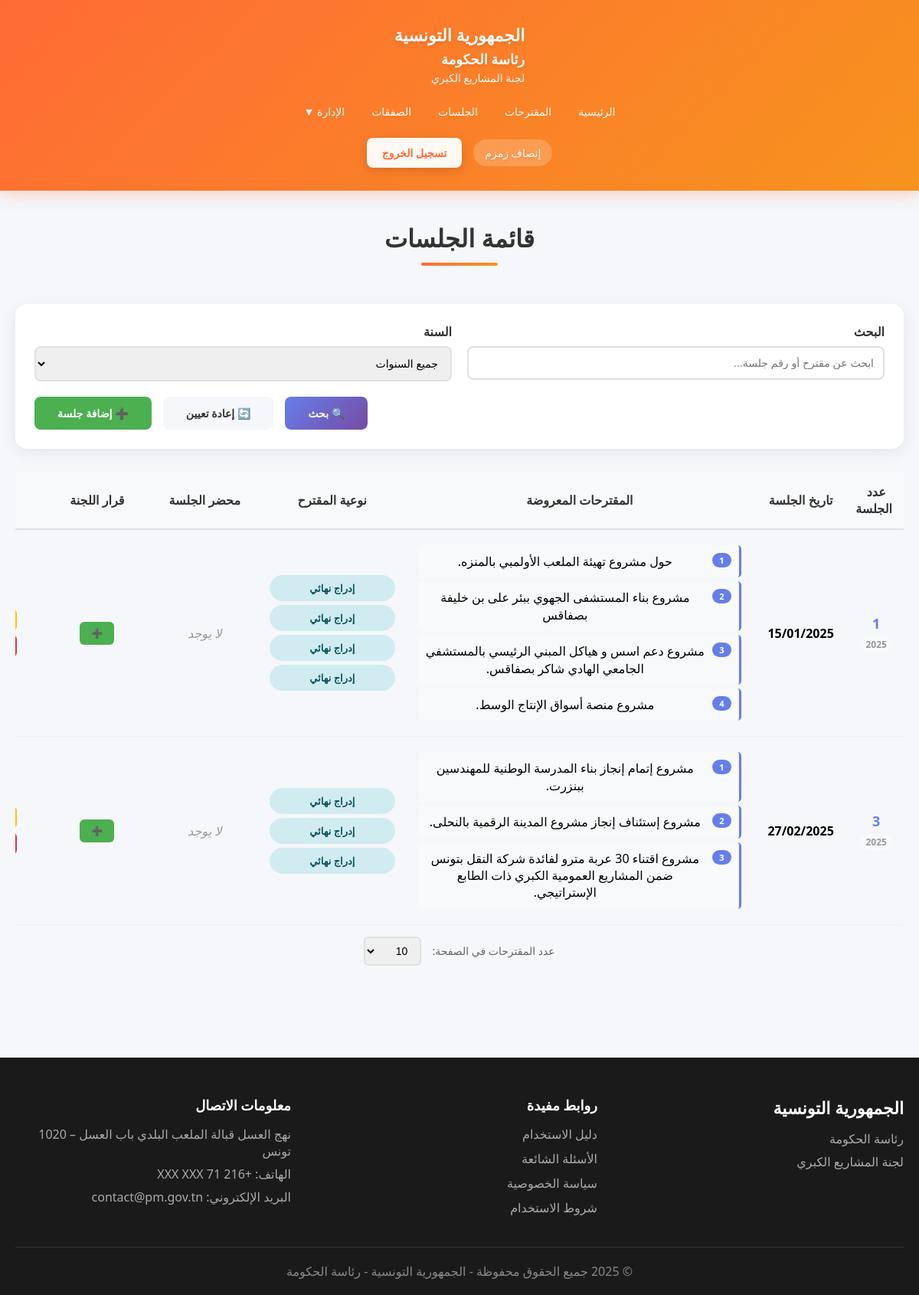
/Views/commissions.php (signed in), run on the app's committed database.
### tables this page shows
CREATE TABLE `commission` (
  `idCom` int(11) NOT NULL,
  `numCommission` int(10) NOT NULL,
  `dateCommission` date NOT NULL
);

CREATE TABLE `projetcommission` (
  `idPc` int(11) NOT NULL,
  `idPro` int(11) NOT NULL,
  `idCom` int(11) NOT NULL,
  `naturePc` int(1) NOT NULL
);

CREATE TABLE `projet` (
  `idPro` int(11) NOT NULL,
  `idMinistere` int(11) NOT NULL,
  `idEtab` int(11) NOT NULL,
  `sujet` varchar(400) NOT NULL,
  `dateArrive` date NOT NULL,
  `procedurePro` varchar(30) NOT NULL,
  `cout` float NOT NULL,
  `id_Gov` int(11) NOT NULL,
  `proposition` varchar(400) NOT NULL,
  `idUser` int(11) NOT NULL,
  `etat` int(11) NOT NULL,
  `dateCreation` datetime NOT NULL
);

### Config/Permissions.php (called while the page is built, shortened)
<?php
class Permissions {
    public static function canCreateProjet() {
        $type = $_SESSION['user_type'] ?? 4;
        return in_array($type, [self::SUPER_ADMIN, self::ADMIN, self::RAPPORTEUR]);
    }
    public static function canEditProjet($projetUserId) {
        $type = $_SESSION['user_type'] ?? 4;
        $userId = $_SESSION['user_id'] ?? 0;
        if (in_array($type, [self::ADMIN, self::RAPPORTEUR])) {
            return $projetUserId == $userId;
        }
        return false;
    }
}
?>

### Views/commissions.php (the view, shortened to what this page needs)
<?php
    require_once '../Config/Permissions.php';
    $database = new Database();
    $db = $database->getConnection();
    $filterSearch = isset($_GET['search']) ? Security::sanitizeInput($_GET['search']) : '';
    if (isset($_GET['items_per_page']) && $_GET['items_per_page'] === 'all') {
        $itemsPerPage = 999999;
        $showAll = true;
    } else {
        $itemsPerPage = isset($_GET['items_per_page']) ? min(100, max(10, intval($_GET['items_per_page']))) : 10;
    }
    $currentPage = isset($_GET['page']) ? max(1, intval($_GET['page'])) : 1;
    $offset = ($currentPage - 1) * $itemsPerPage;
    $sqlCommissions = "SELECT c.idCom, c.numCommission, c.dateCommission
                    FROM commission c
                    WHERE 1=1 ";
    $sqlCommissions .= " ORDER BY c.dateCommission ASC, c.numCommission ASC
                        LIMIT :limit OFFSET :offset";
    $stmtCommissions = $db->prepare($sqlCommissions);
    $stmtCommissions->bindParam(':limit', $itemsPerPage, PDO::PARAM_INT);
    $stmtCommissions->bindParam(':offset', $offset, PDO::PARAM_INT);
    $stmtCommissions->execute();
    $commissions = $stmtCommissions->fetchAll(PDO::FETCH_ASSOC);
    foreach ($commissions as &$commission) {
        $sqlProjets = "SELECT p.idPro, p.sujet, pc.naturePc,
                        CASE pc.naturePc
                            WHEN 20 THEN 'إدراج وقتي'
                            WHEN 21 THEN 'إدراج نهائي'
                            WHEN 22 THEN 'إسناد وقتي'
                            WHEN 23 THEN 'إسناد نهائي'
                            ELSE 'غير محدد'
                        END as natureLibelle
                    FROM projetcommission pc
                    JOIN projet p ON pc.idPro = p.idPro
                    WHERE pc.idCom = :idCom
                    ORDER BY p.sujet";
        $stmtProjets = $db->prepare($sqlProjets);
        $stmtProjets->bindParam(':idCom', $commission['idCom']);
        $stmtProjets->execute();
        $commission['projets_list'] = $stmtProjets->fetchAll(PDO::FETCH_ASSOC);
        $sqlMahdar = "SELECT idDoc, libDoc, cheminAcces FROM document
                    WHERE type = 25 AND idExterne = :idCom LIMIT 1";
        $stmtMahdar = $db->prepare($sqlMahdar);
        $stmtMahdar->bindParam(':idCom', $commission['idCom']);
        $stmtMahdar->execute();
        $mahdar = $stmtMahdar->fetch(PDO::FETCH_ASSOC);
        $commission['mahdarPath'] = $mahdar ? $mahdar['cheminAcces'] : null;
        $commission['mahdarLibelle'] = $mahdar ? $mahdar['libDoc'] : null;
        $commission['mahdarId'] = $mahdar ? $mahdar['idDoc'] : null;
        $sqlQarar = "SELECT idDoc, libDoc, cheminAcces FROM document
                    WHERE type = 26 AND idExterne = :idCom LIMIT 1";
        $stmtQarar = $db->prepare($sqlQarar);
        $stmtQarar->bindParam(':idCom', $commission['idCom']);
        $stmtQarar->execute();
        $qarar = $stmtQarar->fetch(PDO::FETCH_ASSOC);
        $commission['qararPath'] = $qarar ? $qarar['cheminAcces'] : null;
        $commission['qararLibelle'] = $qarar ? $qarar['libDoc'] : null;
        $commission['qararId'] = $qarar ? $qarar['idDoc'] : null;
    }
?>
<!DOCTYPE html>
<html lang="ar" dir="rtl">
<head>
    <link rel="stylesheet" href="../assets/css/style.css">
</head>
<body>
    <?php include 'includes/header.php'; ?>
    <section class="content-section" style="padding: 40px 0;">
        <div class="container">
            <h2 class="section-title">قائمة الجلسات</h2>
            <div class="filters-section">
                <form method="GET">
                    <div class="filters-grid">
                        <div class="filter-group">
                            <label>البحث</label>
                            <input type="text" name="search" placeholder="ابحث عن مقترح أو رقم جلسة..." value="<?php echo htmlspecialchars($filterSearch); ?>">
                        </div>
                        <div class="filter-group">
                            <label>السنة</label>
                            <select name="year">
                                <option value="">جميع السنوات</option>
                            </select>
                        </div>
                    </div>
                    <div class="filter-actions">
                        <button type="submit" class="btn btn-primary">🔍 بحث</button>
                        <a href="commissions.php" class="btn btn-secondary">🔄 إعادة تعيين</a>
                        <?php if (Permissions::canCreateProjet()): ?>
                            <button type="button" class="btn btn-success" id="btnOpenModal">➕ إضافة جلسة
                            </button>
                        <?php endif; ?>
                    </div>
                </form>
            </div>
<div class="projects-table">
    <?php if (count($commissions) > 0): ?>
        <div style="overflow-x: auto;">
            <table style="min-width: 100%; width: max-content;">
                <thead>
                    <tr>
                        <th>عدد الجلسة</th>
                        <th>تاريخ الجلسة</th>
                        <th>المقترحات المعروضة</th>
                        <th>نوعية المقترح</th>
                        <th>محضر الجلسة</th>
                        <th>قرار اللجنة</th>
                        <th>الإجراءات</th>
                    </tr>
                </thead>
                <tbody>
                    <?php foreach ($commissions as $row): ?>
                           <tr>
                            <td style="font-weight: bold; font-size: 16px; text-align: center;">
                                <div style="display: flex; flex-direction: column; align-items: center; gap: 5px;">
                                    <span style="font-size: 18px; color: #667eea;">
                                        <?php echo htmlspecialchars($row['numCommission']); ?>
                                    </span>
                                    <span style="font-size: 12px; color: #999; background: #f8f9fa; padding: 2px 8px; border-radius: 10px;">
                                        <?php echo date('Y', strtotime($row['dateCommission'])); ?>
                                    </span>
                                </div>
                            </td>
                            <td style="text-align: center;">
                                <div style="white-space: nowrap; font-size: 16px;font-weight: bold;">
                                   <?php echo date('d/m/Y', strtotime($row['dateCommission'])); ?>
                                </div>
                            </td>
                            <td>
                                <?php if (!empty($row['projets_list'])): ?>
                                    <div style="max-height: 300px; overflow-y: auto;">
                                        <?php foreach ($row['projets_list'] as $index => $p): ?>
                                            <div style="padding: 10px; margin: 5px 0; background: #f8f9fa; border-right: 3px solid #667eea; border-radius: 5px;">
                                                <div style="display: flex; align-items: start; gap: 10px;">
                                                    <span style="background: #667eea; color: white; padding: 2px 8px; border-radius: 12px; font-size: 11px; font-weight: bold; min-width: 25px; text-align: center;">
                                                        <?php echo $index + 1; ?>
                                                    </span>
                                                    <span style="flex: 1; line-height: 1.4;">
                                                        <?php echo htmlspecialchars($p['sujet']); ?>
                                                    </span>
                                                </div>
                                            </div>
                                        <?php endforeach; ?>
                                    </div>
                                <?php else: ?>
                                    <span style="color: #999; font-style: italic;">لا يوجد</span>
                                <?php endif; ?>
                            </td>
                            <td>
                                <?php if (!empty($row['projets_list'])): ?>
                                    <div style="max-height: 300px; overflow-y: auto;">
                                        <?php foreach ($row['projets_list'] as $p):
                                            $badgeClass = '';
                                            $natureText = $p['natureLibelle'];
                                            if (strpos($natureText, 'إدراج') !== false) {
                                                $badgeClass = 'badge-processing';
                                            } else if (strpos($natureText, 'إسناد') !== false) {
                                                $badgeClass = 'badge-approved';
                                            }
                                        ?>
                                            <div style="margin: 5px 0;">
                                                <span class="badge <?php echo $badgeClass; ?>" style="display: block; text-align: center; padding: 8px; font-size: 13px;">
                                                    <?php echo htmlspecialchars($natureText); ?>
                                                </span>
                                            </div>
                                        <?php endforeach; ?>
                                    </div>
                                <?php else: ?>
                                    <span style="color: #999; font-style: italic;">لا يوجد</span>
                                <?php endif; ?>
                            </td>
                            <td style="text-align: center;">
    <?php if (!empty($row['mahdarPath'])): ?>
        <a href="<?php echo htmlspecialchars($row['mahdarPath']); ?>"
           target="_blank"
           class="btn-action btn-view"
           title="<?php echo htmlspecialchars($row['mahdarLibelle'] ?? 'محضر الجلسة'); ?>"
           style="display: inline-flex; align-items: center; gap: 5px; padding: 8px 15px;">
            📄 عرض
        </a>
    <?php else: ?>
        <span style="color: #999; font-style: italic;">لا يوجد</span>
    <?php endif; ?>
</td>
<td style="text-align: center;">
    <?php if (!empty($row['qararPath'])): ?>
        <a href="<?php echo htmlspecialchars($row['qararPath']); ?>"
           target="_blank"
           class="btn-action btn-view"
           title="<?php echo htmlspecialchars($row['qararLibelle'] ?? 'قرار اللجنة'); ?>"
           style="display: inline-flex; align-items: center; gap: 5px; padding: 8px 15px;">
            📋 عرض
        </a>
    <?php else: ?>
        <?php if (Permissions::canEditProjet($_SESSION['user_id'])): ?>
            <button type="button"
                    class="btn-action btn-success"
                    onclick="openQararModal(<?php echo $row['idCom']; ?>)"
                    style="display: inline-flex; align-items: center; gap: 5px; padding: 8px 15px; border: none; cursor: pointer;">
                ➕
            </button>
        <?php else: ?>
            <span style="color: #999; font-style: italic;">لا يوجد</span>
        <?php endif; ?>
    <?php endif; ?>
</td>
                            <td style="text-align: center;">
                                <div style="display: flex; flex-direction: column; gap: 5px; align-items: center;">
                                    <?php if (Permissions::canEditProjet($_SESSION['user_id'])): ?>
                                        <a href="javascript:void(0)"
                                           onclick="openEditCommissionModal(<?php echo $commission['idCom']; ?>)"
                                           class="btn-action btn-edit"
                                           style="width: 100%; max-width: 100px;">
                                        </a>
                                        <a href="javascript:void(0)"
                                           onclick="confirmDeleteCommission(<?php echo $commission['idCom']; ?>)"
                                           class="btn-action btn-delete"
                                           style="width: 100%; max-width: 100px;">
                                        </a>
                                    <?php else: ?>
                                        <span style="color: #999; font-style: italic;">-</span>
                                    <?php endif; ?>
                                </div>
                            </td>
                        </tr>
                    <?php endforeach; ?>
                </tbody>
            </table>
        </div>
    <?php endif; ?>
</div>
            <div class="items-per-page" style="margin-top: 15px; text-align: center;">
                <label style="color: #666; font-size: 14px; margin-left: 10px;">عدد المقترحات في الصفحة:</label>
                <select id="itemsPerPageSelect" style="padding: 8px 12px; border: 2px solid #e0e0e0; border-radius: 6px; font-size: 14px;">
                    <option value="10" selected>10</option>
                </select>
            </div>
        </div>
    </section>
    <?php include 'includes/footer.php'; ?>
</body>
</html>

### data on the page
commission: numCommission "1", dateCommission "2025", dateCommission "15/01/2025"
projetcommission: idPro.sujet "حول مشروع تهيئة الملعب الأولمبي بالمنزه.", natureText "إدراج نهائي"
projetcommission: idPro.sujet "مشروع بناء المستشفى الجهوي ببئر على بن خليفة بصفاقس", natureText "إدراج نهائي"
projetcommission: idPro.sujet "مشروع دعم اسس و هياكل المبني الرئيسي بالمستشفي الجامعي الهادي شاكر بصفاقس.", natureText "إدراج نهائي"
projetcommission: idPro.sujet "مشروع منصة أسواق الإنتاج الوسط.", natureText "إدراج نهائي"
commission: numCommission "3", dateCommission "2025", dateCommission "27/02/2025"
projetcommission: idPro.sujet "مشروع إتمام إنجاز بناء المدرسة الوطنية للمهندسين ببنزرت.", natureText "إدراج نهائي"
projetcommission: idPro.sujet "مشروع إستئناف إنجاز مشروع المدينة الرقمية بالنحلى.", natureText "إدراج نهائي"
projetcommission: idPro.sujet "مشروع اقتناء 30 عربة مترو لفائدة شركة النقل بتونس ضمن المشاريع العمومية الكبري ذات الطابع الإستراتيجي.", natureText "إدراج نهائي"

### other printed values
$_SESSION['user_name'] "إنصاف زمزم"
